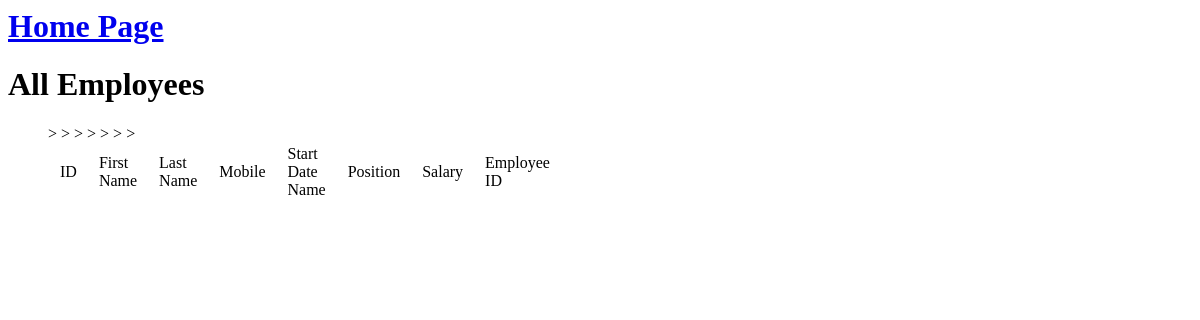
/employee/get-all-employees/, run on an earlier commit of the app's database.
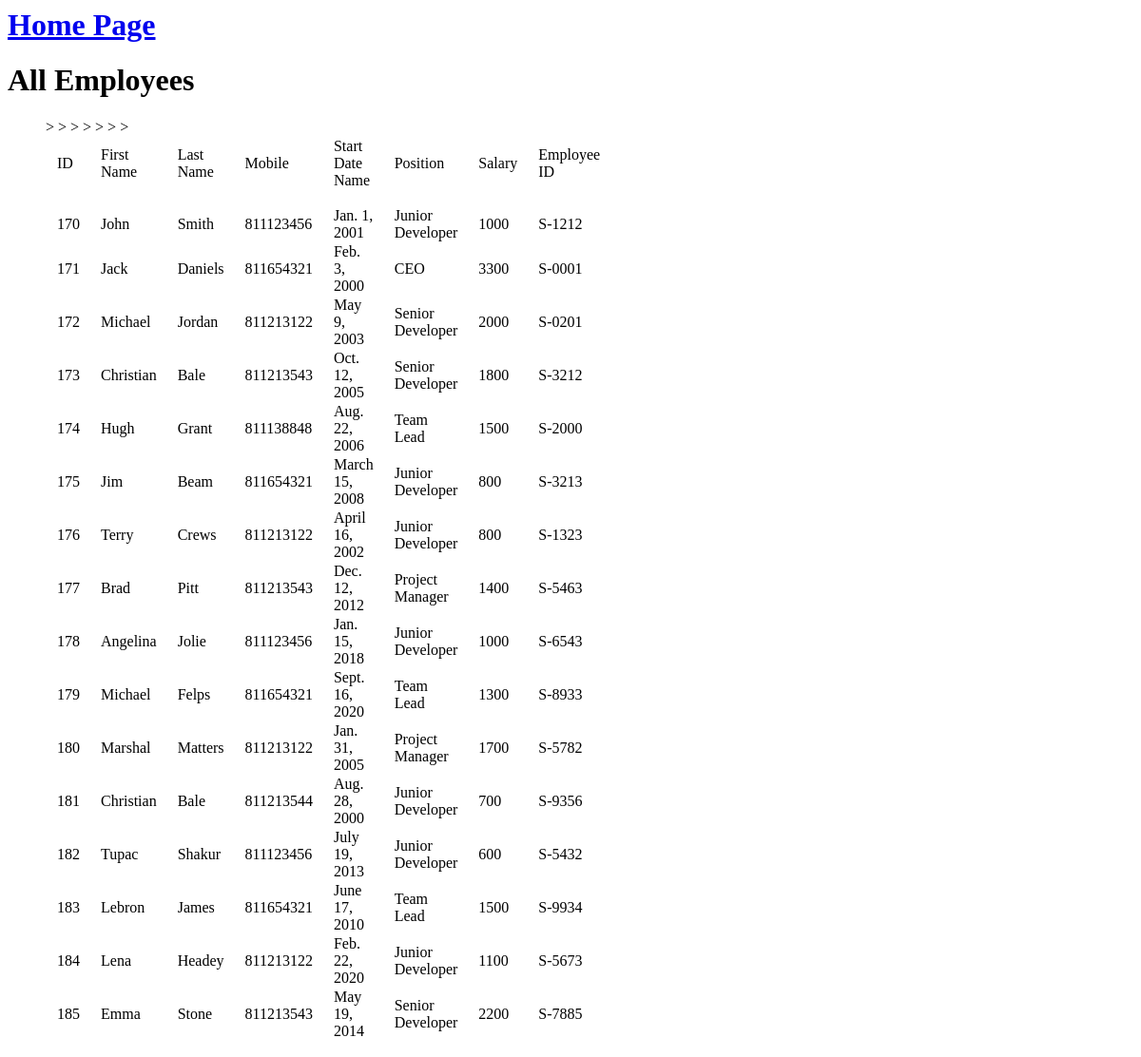
And on a later commit of the database.
### employee/models.py (models this page shows, shortened)
class Employee(models.Model):
    TYPE_CEO = 'CEO'
    TYPE_JUNIOR = 'junior_dev'
    TYPE_SENIOR = 'senior_dev'
    TYPE_LEAD = 'team_lead'
    TYPE_MANAGER = 'project_manager'
    TYPE_EMPLOYEE = 'employee'
    POSITION_TYPES = (
        (TYPE_CEO, 'CEO'),
        (TYPE_JUNIOR, 'Junior Developer'),
        (TYPE_SENIOR, 'Senior Developer'),
        (TYPE_MANAGER, 'Project Manager'),
        (TYPE_LEAD, 'Team Lead'),
        (TYPE_EMPLOYEE, 'Employee'),    # Default position, could be left empty in the DB
    )
    first_name = models.CharField(max_length=120)
    last_name = models.CharField(max_length=120)
    mobile_num = models.PositiveIntegerField()
    start_date = models.DateField()
    position = models.CharField(
        max_length=20,
        choices=POSITION_TYPES,
        default=TYPE_EMPLOYEE,
        help_text="Job position taken",
    )
    salary = models.PositiveIntegerField(default=0)
    employee_id = models.CharField(max_length=10, unique=True)

### employee/views.py (the view)
class EmployeesApi(APIView):
    renderer_classes = [TemplateHTMLRenderer]
    template_name = 'all_employees.html'
    def get(self, request):
        queryset = Employee.objects.all()
        if queryset:
            for employee in queryset:
                employee.position = POSITION_FIELD_REPRESENTATION_TABLE.get(employee.position.lower())
        return Response({'profiles': queryset})

### templates/all_employees.html (shortened to what this page needs)
{% extends 'base_t.html' %}
{% block content %}
<h1>All Employees</h1>
<ul>
    <table style="width:40%">
        <tr>
            <td> ID</td>>
            <td> First Name</td>>
            <td> Last Name</td>
            <td> Mobile</td>>
            <td> Start Date Name</td>>
            <td> Position</td>>
            <td> Salary</td>>
            <td> Employee ID</td>>
        </tr>
        <tr class="blank_row"> <td></td> </tr>
        {% for profile in profiles %}
        <tr>
            <td>{{ profile.id}}</td>
            <td>{{ profile.first_name }}</td>
            <td>{{ profile.last_name }}</td>
            <td>{{ profile.mobile_num }}</td>
            <td>{{ profile.start_date }}</td>
            <td>{{ profile.position }}</td>
            <td>{{ profile.salary }}</td>
            <td>{{ profile.employee_id }}</td>
        </tr>
        {% endfor %}
    </table>
</ul>
{% endblock content %}

### templates/base_t.html (shortened to what this page needs)
<html>
<head>
</head>
<body>
<header>
    <h1><a href="{% url 'home' %}">Home Page</a></h1>
</header>
<div>
    {% block content %}
    {% endblock content %}
</div>
</body>
</html>

### templates/all_employees.html (style rules this page uses)
.blank_row { height: 15px !important; background-color: #FFFFFF; }
td { padding: 0 10px; }

What changed in the data, as far as the page shows it:
added Employee: id "170", first_name "John", last_name "Smith", mobile_num "811123456", start_date "Jan. 1, 2001", position "Junior Developer", salary "1000", employee_id "S-1212"
added Employee: id "171", first_name "Jack", last_name "Daniels", mobile_num "811654321", start_date "Feb. 3, 2000", position "CEO", salary "3300", employee_id "S-0001"
added Employee: id "172", first_name "Michael", last_name "Jordan", mobile_num "811213122", start_date "May 9, 2003", position "Senior Developer", salary "2000", employee_id "S-0201"
added Employee: id "173", first_name "Christian", last_name "Bale", mobile_num "811213543", start_date "Oct. 12, 2005", position "Senior Developer", salary "1800", employee_id "S-3212"
added Employee: id "174", first_name "Hugh", last_name "Grant", mobile_num "811138848", start_date "Aug. 22, 2006", position "Team Lead", salary "1500", employee_id "S-2000"
added Employee: id "175", first_name "Jim", last_name "Beam", mobile_num "811654321", start_date "March 15, 2008", position "Junior Developer", salary "800", employee_id "S-3213"
added Employee: id "176", first_name "Terry", last_name "Crews", mobile_num "811213122", start_date "April 16, 2002", position "Junior Developer", salary "800", employee_id "S-1323"
added Employee: id "177", first_name "Brad", last_name "Pitt", mobile_num "811213543", start_date "Dec. 12, 2012", position "Project Manager", salary "1400", employee_id "S-5463"
added Employee: id "178", first_name "Angelina", last_name "Jolie", mobile_num "811123456", start_date "Jan. 15, 2018", position "Junior Developer", salary "1000", employee_id "S-6543"
added Employee: id "179", first_name "Michael", last_name "Felps", mobile_num "811654321", start_date "Sept. 16, 2020", position "Team Lead", salary "1300", employee_id "S-8933"
added Employee: id "180", first_name "Marshal", last_name "Matters", mobile_num "811213122", start_date "Jan. 31, 2005", position "Project Manager", salary "1700", employee_id "S-5782"
added Employee: id "181", first_name "Christian", last_name "Bale", mobile_num "811213544", start_date "Aug. 28, 2000", position "Junior Developer", salary "700", employee_id "S-9356"
added Employee: id "182", first_name "Tupac", last_name "Shakur", mobile_num "811123456", start_date "July 19, 2013", position "Junior Developer", salary "600", employee_id "S-5432"
added Employee: id "183", first_name "Lebron", last_name "James", mobile_num "811654321", start_date "June 17, 2010", position "Team Lead", salary "1500", employee_id "S-9934"
added Employee: id "184", first_name "Lena", last_name "Headey", mobile_num "811213122", start_date "Feb. 22, 2020", position "Junior Developer", salary "1100", employee_id "S-5673"
added Employee: id "185", first_name "Emma", last_name "Stone", mobile_num "811213543", start_date "May 19, 2014", position "Senior Developer", salary "2200", employee_id "S-7885"
